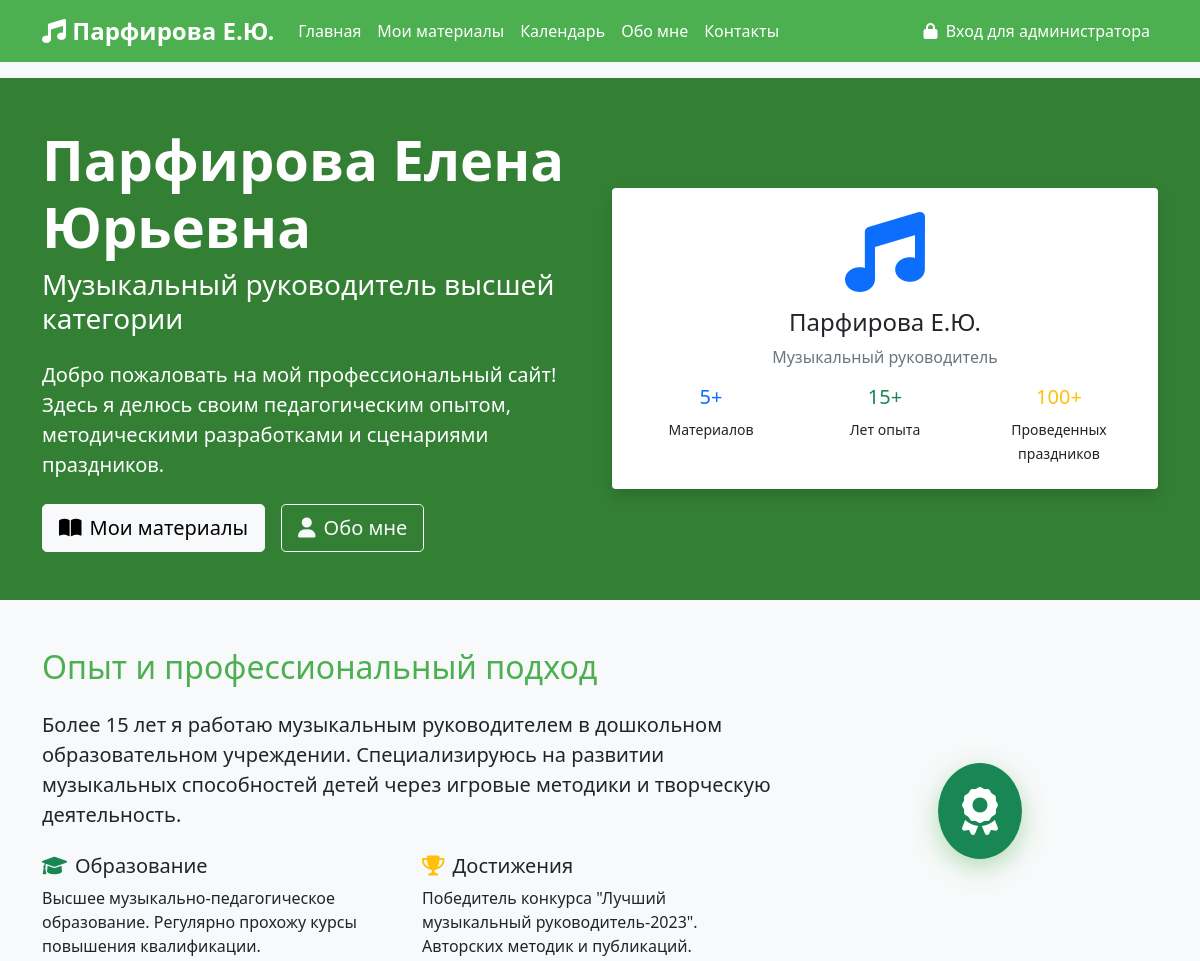
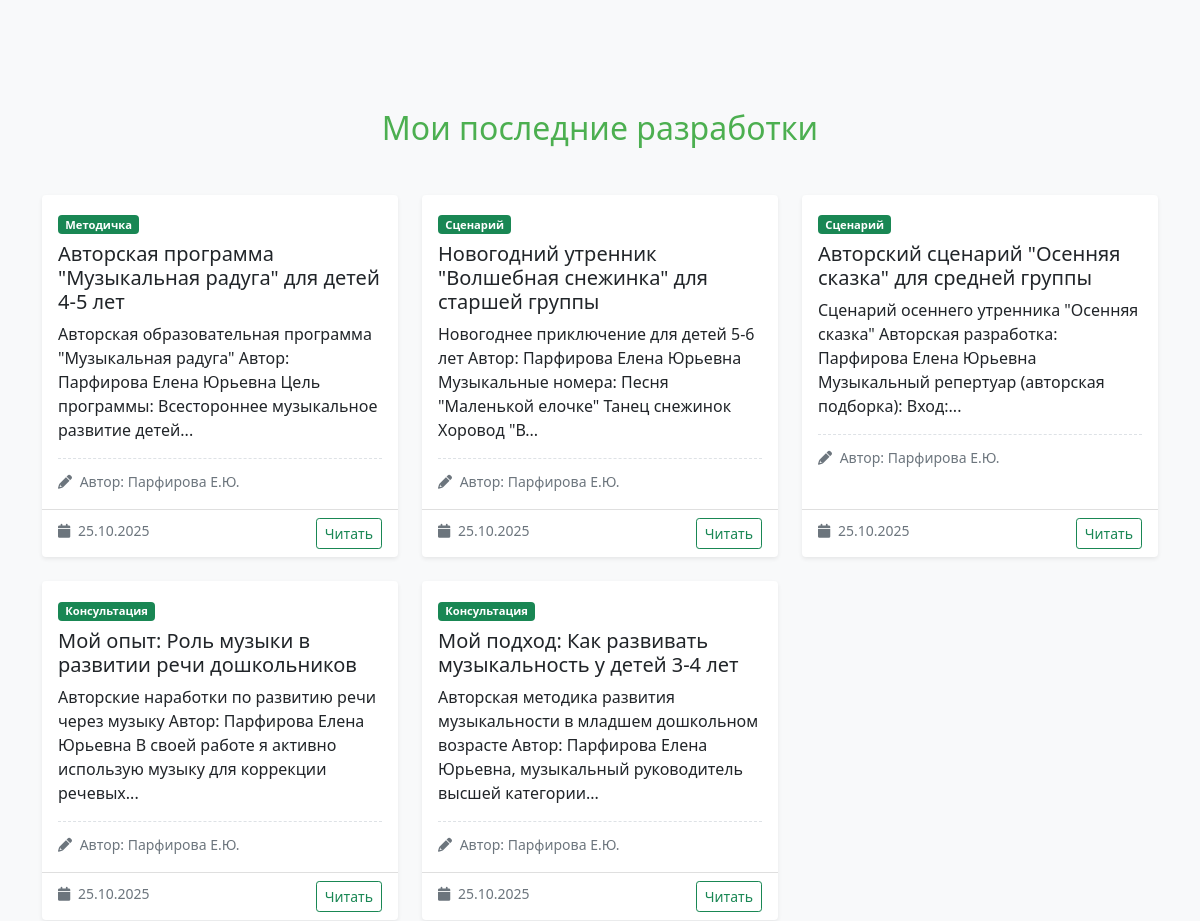
Before: / (upper part) with the older database file (2 pictures, top to bottom).
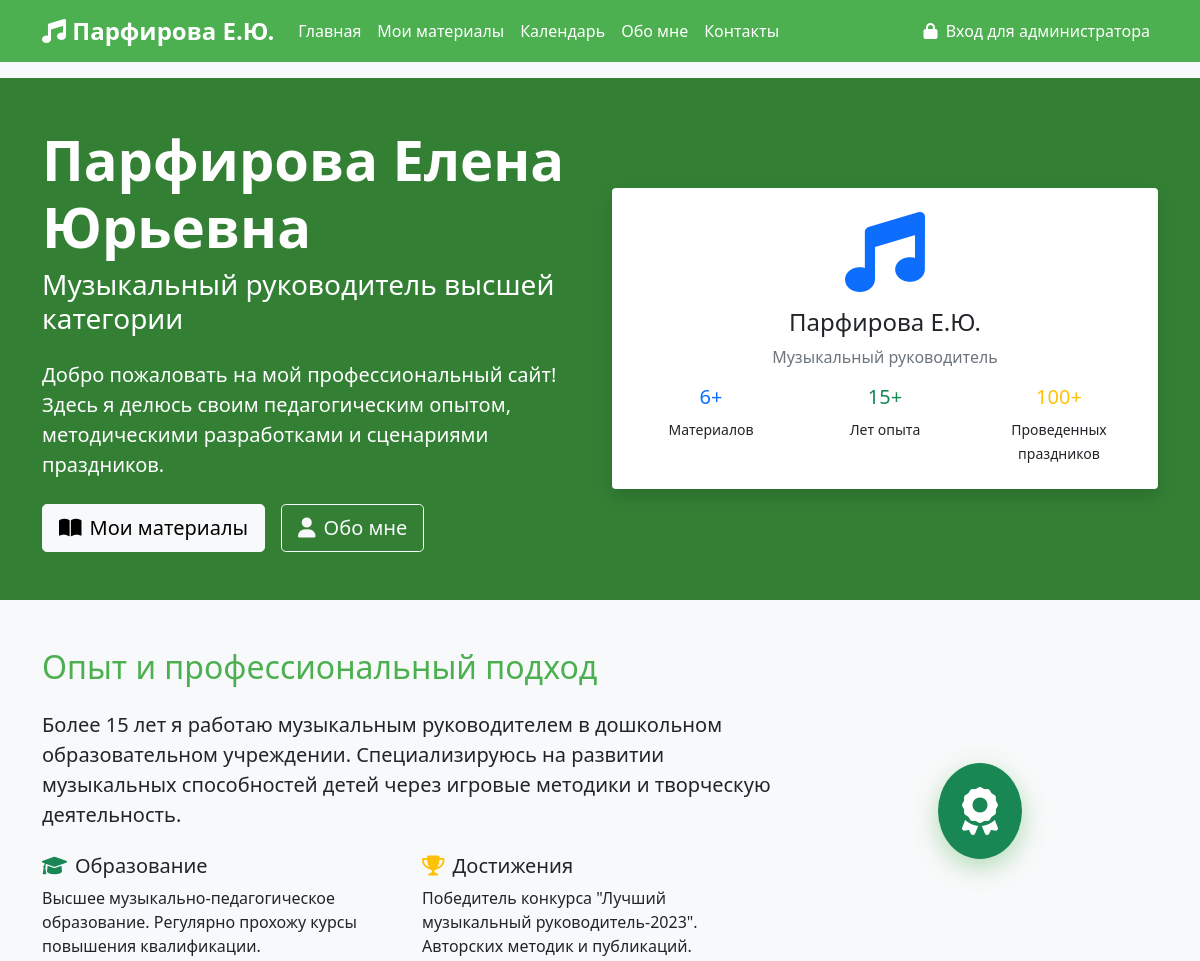
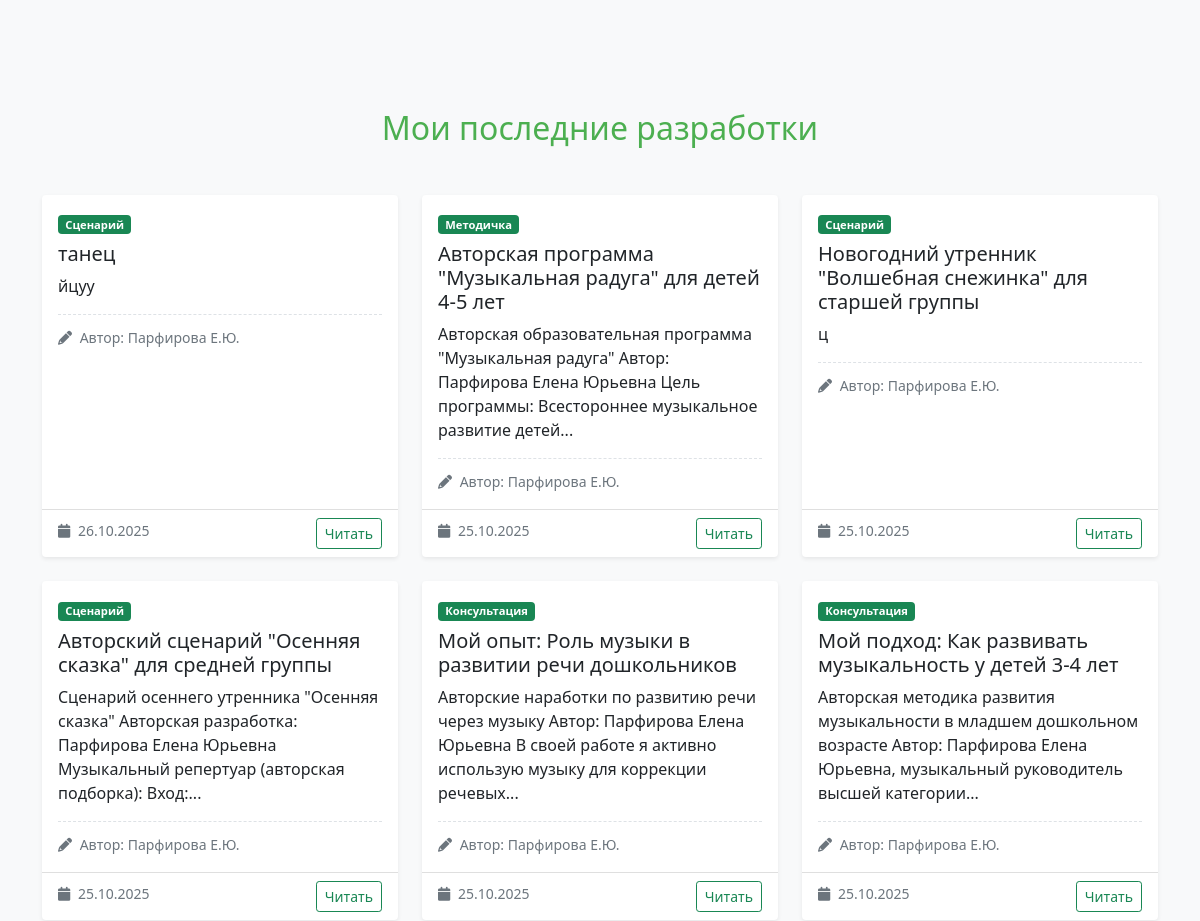
After: the same page with the newer database file (2 pictures, top to bottom).
### models.py (models this page shows)
class Material(db.Model):
    id = db.Column(db.Integer, primary_key=True)
    title = db.Column(db.String(200), nullable=False)
    content = db.Column(db.Text, nullable=False)
    category = db.Column(db.String(50), nullable=False)
    target_audience = db.Column(db.String(50), nullable=False)
    created_date = db.Column(db.DateTime, nullable=False, default=lambda: datetime.now(timezone.utc))
    file_path = db.Column(db.String(300))
    is_published = db.Column(db.Boolean, default=True)

### app.py (the view)
@app.route('/')
def index():
    log_visit('index')
    latest_materials = Material.query.filter_by(is_published=True)\
        .order_by(Material.created_date.desc())\
        .limit(6)\
        .all()
    stats = {
        'total_materials': Material.query.filter_by(is_published=True).count()
    }
    return render_template('index.html',
                         latest_materials=latest_materials,
                         stats=stats)

### app.py (called while the page is built)
def log_visit(page):
    visit = PageVisit(
        page=page,
        ip_address=request.remote_addr
    )
    db.session.add(visit)
    db.session.commit()

### templates/index.html (shortened to what the changed rows need)
{% extends "base.html" %}
{% block content %}
<section class="hero-section py-5" style="background: linear-gradient(135deg, #667eea 0%, #764ba2 100%);">
    <div class="container">
        <div class="row align-items-center">
            <div class="col-lg-6 text-white">
                <h1 class="display-4 fw-bold">Парфирова Елена Юрьевна</h1>
                <h2 class="h3 mb-4">Музыкальный руководитель высшей категории</h2>
            </div>
            <div class="col-lg-6 text-center">
                <div class="profile-card bg-white rounded p-4 shadow">
                    <div class="stats">
                        <div class="row text-center">
                            <div class="col-4">
                                <h5 class="text-primary">{{ stats.total_materials if stats else '6' }}+</h5>
                                <small>Материалов</small>
                            </div>
                        </div>
                    </div>
                </div>
            </div>
        </div>
    </div>
</section>
<section class="py-5">
    <div class="container">
        <div class="row align-items-center">
            <div class="col-lg-8">
                <h2 class="mb-4" style="color: #4CAF50;">Опыт и профессиональный подход</h2>
            </div>
        </div>
    </div>
</section>
<section class="py-5 bg-light">
    <div class="container">
        <h2 class="text-center mb-5" style="color: #4CAF50;">Мои последние разработки</h2>
        <div class="row">
            {% for material in latest_materials %}
            <div class="col-md-4 mb-4">
                <div class="card h-100 shadow-sm">
                    <div class="card-body">
                        <span class="badge bg-success mb-2">
                            {% if material.category == 'consultation' %}Консультация
                            {% elif material.category == 'scenario' %}Сценарий
                            {% elif material.category == 'methodical' %}Методичка
                            {% else %}Статья{% endif %}
                        </span>
                        <h5 class="card-title">{{ material.title }}</h5>
                        <p class="card-text">
                            {{ material.content | striptags | truncate(150) }}
                        </p>
                        <div class="author-signature">
                            <small class="text-muted">
                                <i class="fas fa-pencil-alt me-1"></i>
                                Автор: Парфирова Е.Ю.
                            </small>
                        </div>
                    </div>
                    <div class="card-footer bg-transparent">
                        <small class="text-muted">
                            <i class="fas fa-calendar me-1"></i>
                            {{ material.created_date.strftime('%d.%m.%Y') }}
                        </small>
                        <a href="{{ url_for('material_detail', material_id=material.id) }}"
                            class="btn btn-sm btn-outline-success float-end">
                            Читать
                        </a>
                    </div>
                </div>
            </div>
            {% endfor %}
        </div>
    </div>
</section>
{% endblock %}

Changed rows visible on the page:
added Material: category "Сценарий", title "танец", content "йцуу", created_date "26.10.2025"
changed Material "Новогодний утренник \"Волшебная снежинка\" для старшей группы": content "Новогоднее приключение для детей 5-6 лет Автор: Парфирова Елена Юрьевна Музыкальные номера: Песня \"Маленькой елочке\" Танец снежинок Хоровод \"В..." → "ц"
Other visible differences:
{{ stats.total_materials if stats else '6' }}: "5" → "6"
